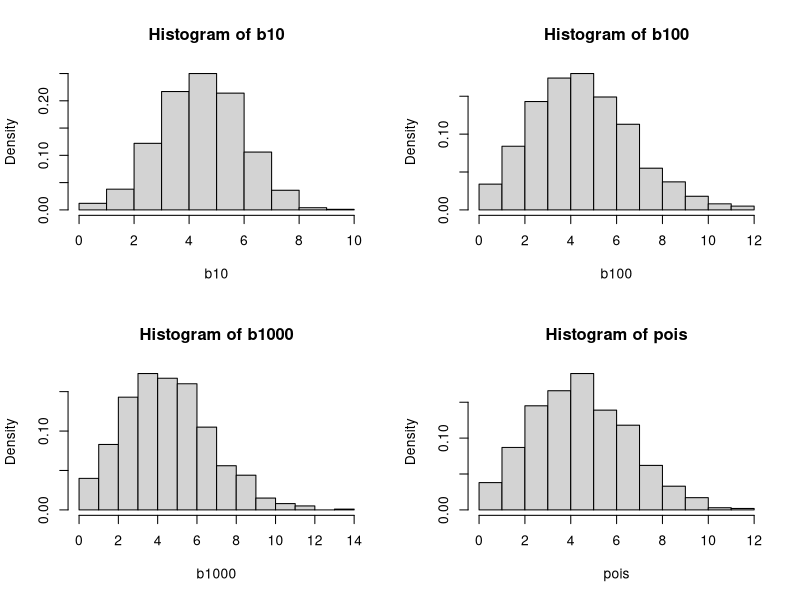
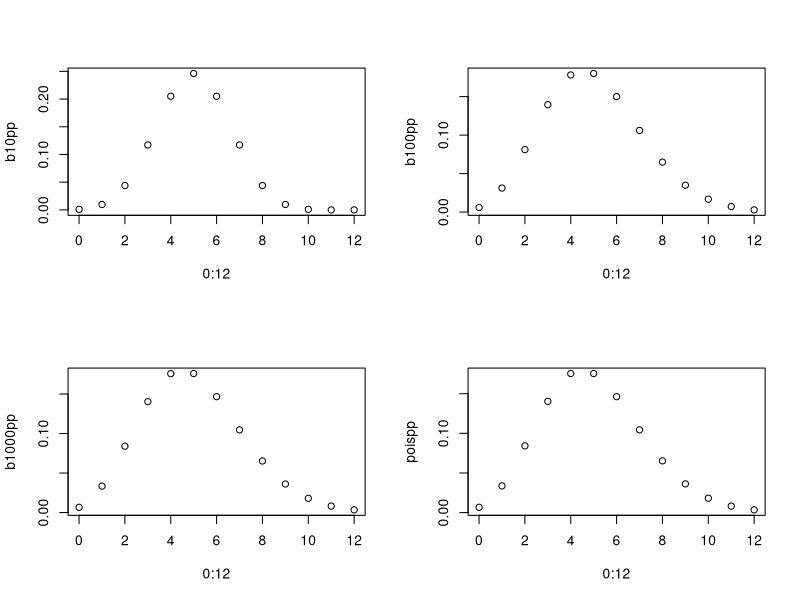

Recreate these plots in R, in order.
par(mfrow=c(2,2))
b10 <- rbinom(1000, 10, 0.5)
hist(b10, freq = FALSE)
b100 <- rbinom(1000, 100, 0.05)
hist(b100, freq = FALSE)
b1000 <- rbinom(1000, 1000, 0.005)
hist(b1000, freq = FALSE)
pois <- rpois(1000, lambda = 5)
hist(pois, freq = FALSE)

par(mfrow=c(2,2))
b10pp <- dbinom(0:12, size = 10, p = 0.5)
plot(0:12, b10pp)
b100pp <- dbinom(0:12, size = 100, p = 0.05)
plot(0:12, b100pp)
b1000pp <- dbinom(0:12, size = 1000, p = 0.005)
plot(0:12, b1000pp)
poispp <- dpois(0:12, lambda = 5)
plot(0:12, poispp)
